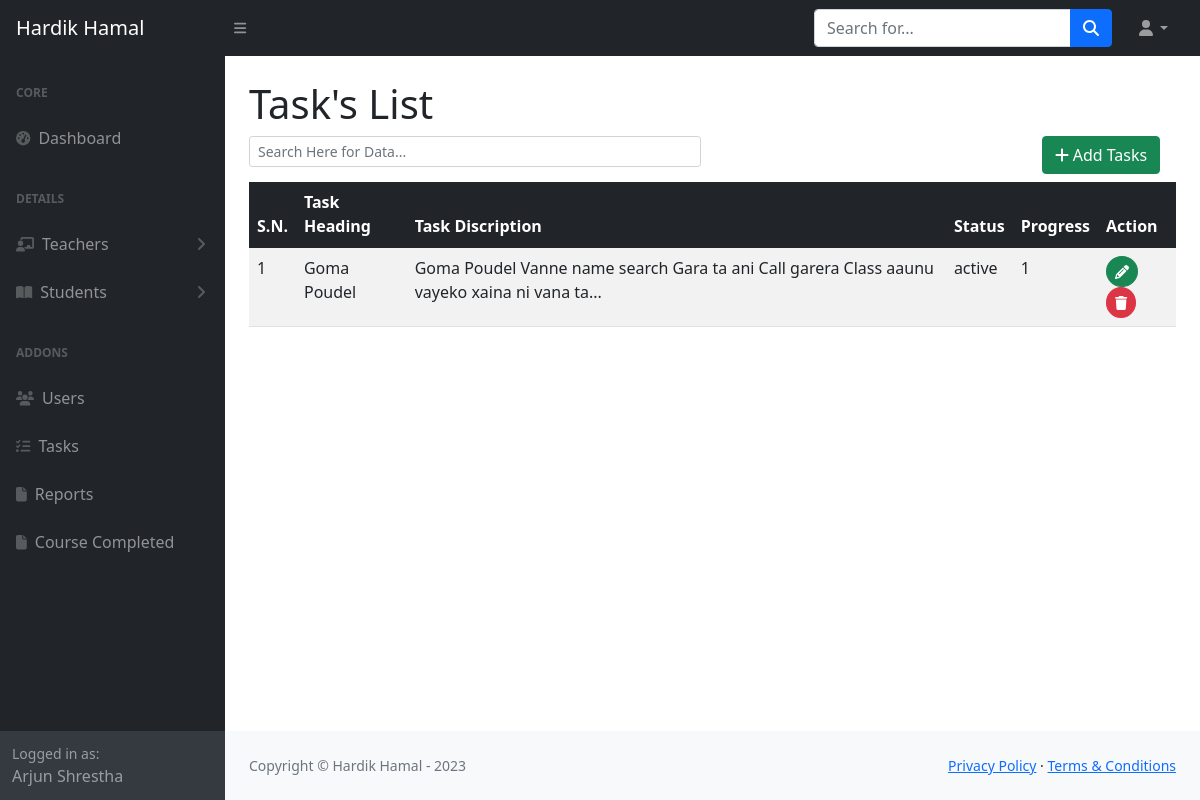
The page /admin/task.php (signed in) on the database its author committed.
### tables this page shows
CREATE TABLE `task` (
  `id` int(11) NOT NULL,
  `priority` enum('normal','urgent') DEFAULT 'normal',
  `taskhead` text DEFAULT NULL,
  `taskdis` text DEFAULT NULL,
  `status` enum('active','inactive') DEFAULT 'inactive',
  `tskcmplt` tinyint(1) DEFAULT 0,
  `created_at` datetime DEFAULT current_timestamp(),
  `updated_at` datetime DEFAULT NULL ON UPDATE current_timestamp()
);

### admin/task.php (the view, shortened to what this page needs)
<?php
    require_once 'inc/header.php';
    require_once 'inc/topbar.php';
    require_once 'inc/sidebar.php';
?>
            <div id="layoutSidenav_content">
                <main>
                    <div class="container-fluid px-4">
                        <h1 class="mt-4">Task's List</h1>
                        <div class="row">
                            <div class="col-md-6 me-auto"><input type="text" id="myInput" class="form-control form-control-sm" placeholder="Search Here for Data..."></div>
                            <div class="col-md-2 ms-auto"><a href="addtask.php" class="btn btn-success mb-2"><i class="fa fa-plus"></i> Add Tasks</a></div>
                        </div>
                        <table class="table table-striped">
                            <thead>
                                <tr class="table-dark">
                                    <th>S.N.</th>
                                    <th>Task Heading</th>
                                    <th>Task Discription</th>
                                    <th>Status</th>
                                    <th>Progress</th>
                                    <th>Action</th>
                                </tr>
                            </thead>
                            <?php
                                $sql = "SELECT * FROM task";
                                $result = mysqli_query($conn,$sql);
                                $i = 1;
                                if(mysqli_num_rows($result)>=1){
                                    while($rows = mysqli_fetch_assoc($result)){
                                            ?>
                                                <tbody id="myTable">
                                                        <tr>
                                                            <td><?php echo $i ?></td>
                                                            <td><?php echo $rows['taskhead'] ?></a></td>
                                                            <td><?php echo ucfirst($rows['taskdis']) ?></td>
                                                            <td><?php echo $rows['status'] ?></td>
                                                            <td><?php echo $rows['tskcmplt'] ?></td>
                                                            <td>
                                                                <?php
                                                                    if($_SESSION['role'] == 'admin'){
                                                                        ?>
                                                                            <a href="taskupdate.php?id=<?php echo $rows['id'] ?>" class="btn btn-success btn-sm rounded-circle"><i class="fa fa-pencil"></i></a> <a onclick="return confirm('Are you sure you wanna delete?')" href="process/taskdel.php?id=<?php echo $rows['id'] ?>" class="btn btn-danger btn-sm rounded-circle"><i class="fa fa-trash"></i></a>
                                                                        <?php
                                                                    }
                                                                ?>
                                                            </td>
                                                        </tr>
                                                </tbody>
                                            <?php
                                            $i++;
                                    }
                                }else {
                                    ?>
                                    <tr>
                                        <td colspan="8">Data Not Found.</td>
                                    </tr>
                                    <?php
                                }
                            ?>
                        </table>
                    </div>
                </main>
<?php
    require_once 'inc/footer.php';
?>

### rows shown on the page
task: taskhead "Goma Poudel", taskdis "Goma Poudel Vanne name search Gara ta ani Call garera Class aaunu vayeko xaina ni vana ta...", status "active", tskcmplt "1"

### other values the page prints
$_SESSION['fname'] "Arjun Shrestha"
